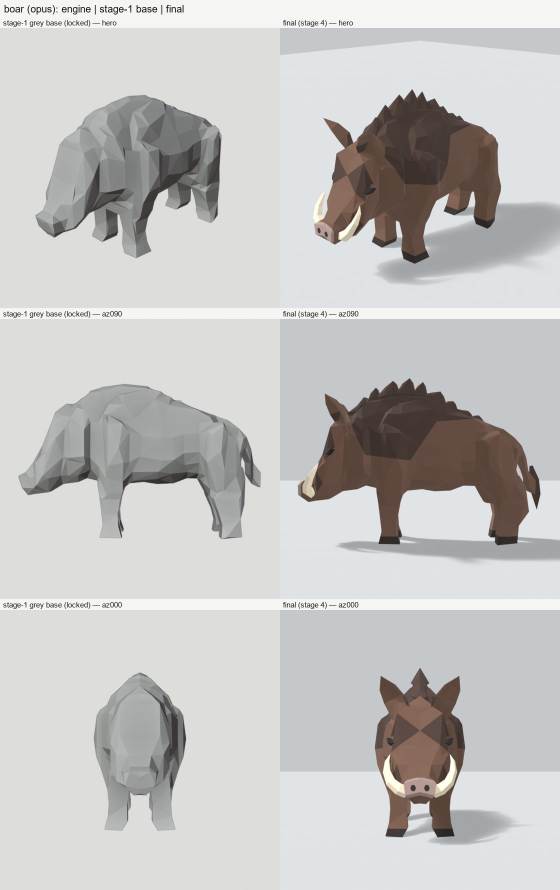
#> input picture creatures/experiments/boxmodel/abc/c1/boar/side_by_side.jpg, 1120 x 1780 px (shown at 1/2 size)
$ python mask.py ../../../../experiments/boxmodel/abc/c1/boar/side_by_side.jpg ../../../../experiments/boxmodel/abc/c1/boar/side_by_side.jpg
#> lines starting #> are read from the running program, lines starting #| are printed output that depends on the picture; after the words box and inside, x2 and y2 are one past the last pixel; in counts of white or black regions, pixels touching at a corner belong together
### creatures/harness/lab/gen3d/mask8.py
import numpy as np
from PIL import Image
from scipy import ndimage
def remove_bg8(img, erode=1):
#> called with erode = 1
    a = np.asarray(img.convert("RGB")).astype(np.int16)
    H, W = a.shape[:2]
#> H = 1780; W = 1120
    mn, mx = a.min(-1), a.max(-1); sat = mx - mn
    yy = np.arange(H)[:, None] * np.ones((1, W))
    # rough fg extent from strict bg to find the creature bottom zone
    rough = ~((mn >= 235))
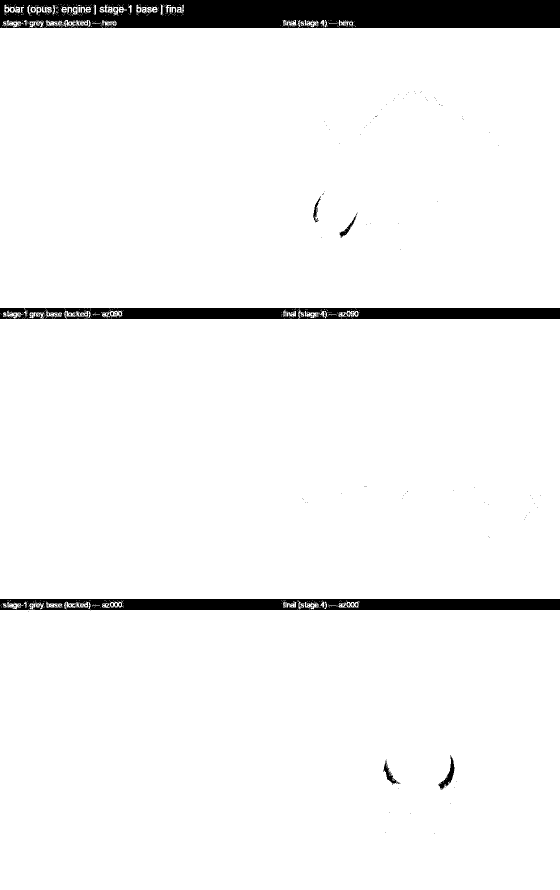
#> rough: shape (1780, 1120) bool (shown at 1/2 size); 94.8% white; 203 black regions (180 under 20 px), largest, box (x1, y1, x2, y2) and area: (0, 0, 1120, 56) 57619, (0, 1198, 1120, 1221) 22150, (0, 616, 1120, 638) 22136
    rows = np.where(rough.mean(1) > 0.01)[0]; top, bot = (rows[0], rows[-1]) if len(rows) else (0, H)
#> after `rows = np.where(rough.mean(1) > 0.01)[0]`: rows = 1754 values from 9 to 1779
#> after `top, bot = (rows[0], rows[-1]) if len(rows) else (0, H)`: top = 9; bot = 1779
    low_zone = yy > top + 0.55 * (bot - top)
#> low_zone: shape (1780, 1120) bool; 44.8% white; 1 white region, box (x1, y1, x2, y2) and area: (0, 983, 1120, 1780) 892640
    L = a.mean(-1).astype(np.float32)
    std = np.sqrt(np.maximum(ndimage.uniform_filter(L*L, 7) - ndimage.uniform_filter(L, 7)**2, 0))
    smooth = std < 6.0
#> smooth: shape (1780, 1120) bool; 87.9% white; 67 black regions (29 under 20 px), largest, box (x1, y1, x2, y2) and area: (0, 613, 1120, 1129) 49191, (0, 1195, 1120, 1693) 48973, (68, 187, 447, 519) 35263
    foot_zone = yy > top + 0.8 * (bot - top)
#> foot_zone: shape (1780, 1120) bool; 19.9% white; 1 white region, box (x1, y1, x2, y2) and area: (0, 1426, 1120, 1780) 396480
    bluegray = (a[..., 2] >= a[..., 0]) & (sat <= 40) & (mn >= 130)
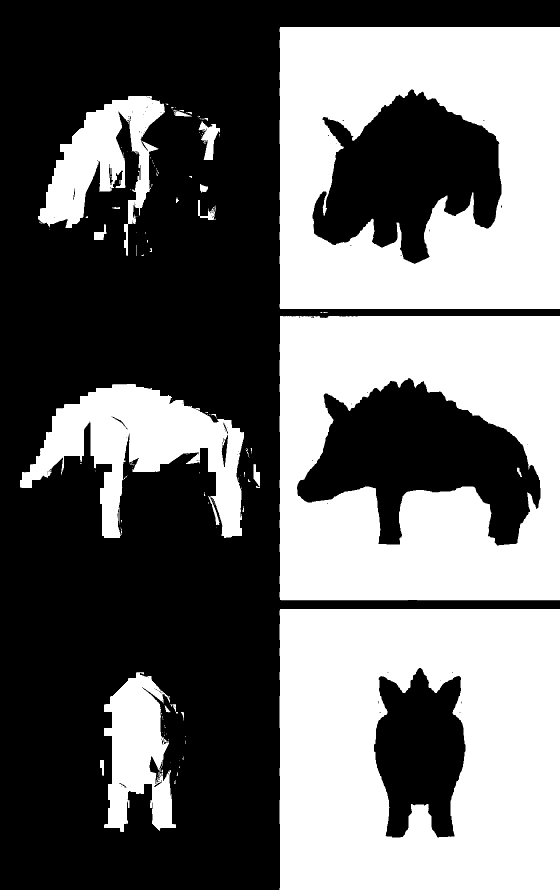
#> bluegray: shape (1780, 1120) bool (shown at 1/2 size); 43.2% white; 145 white regions (117 under 20 px), largest, box (x1, y1, x2, y2) and area: (559, 1218, 1120, 1780) 270676, (559, 54, 1120, 618) 235653, (559, 632, 1120, 1201) 231117
    cand = (foot_zone & bluegray) | (mn >= 236) | ((mn >= 195) & (sat <= 20) & smooth) | (low_zone & (mn >= 120) & (sat <= 26) & smooth)
#> cand: shape (1780, 1120) bool; 76.2% white; 665 black regions (584 under 20 px), largest, box (x1, y1, x2, y2) and area: (624, 175, 1120, 573) 117519, (0, 621, 1120, 1129) 104349, (33, 765, 525, 1082) 82726
    lab, _ = ndimage.label(cand)
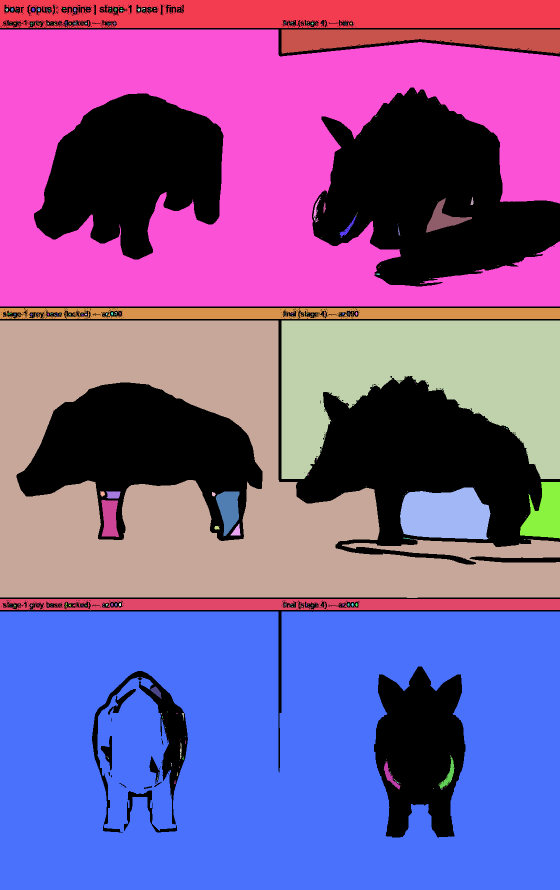
#> lab: shape (1780, 1120) int32 (shown at 1/2 size); 438 distinct labels, from 0 to 437; one colour per label, 0 black
    border = set(np.unique(np.concatenate([lab[0], lab[-1], lab[:, 0], lab[:, -1]]))) - {0}
#> border = 9 items
    bg = np.isin(lab, list(border))
#> bg: shape (1780, 1120) bool; 74.8% white; 636 black regions (555 under 20 px), largest, box (x1, y1, x2, y2) and area: (624, 175, 1120, 573) 120423, (0, 621, 1120, 1129) 119987, (33, 765, 525, 1082) 88288
    sz = ndimage.sum(np.ones_like(mn), lab, range(1, lab.max() + 1))
#> sz = 437 values, max 561738 at index 375, min 1 at index 1, mean 3474.6
    cy = ndimage.center_of_mass(np.ones_like(mn), lab, range(1, lab.max() + 1))
#> cy = 437 pairs, first value 10 to 1578.5, second value 9 to 1089.3
    big = [i + 1 for i in range(len(sz)) if sz[i] > 600 and cy[i][0] > top + 0.5 * (bot - top)]
#> big = [249, 281, 285, 290, 301, 312, 376]
    bg |= np.isin(lab, big) & (mn >= 200)   # enclosed bg windows (between legs) are bg too
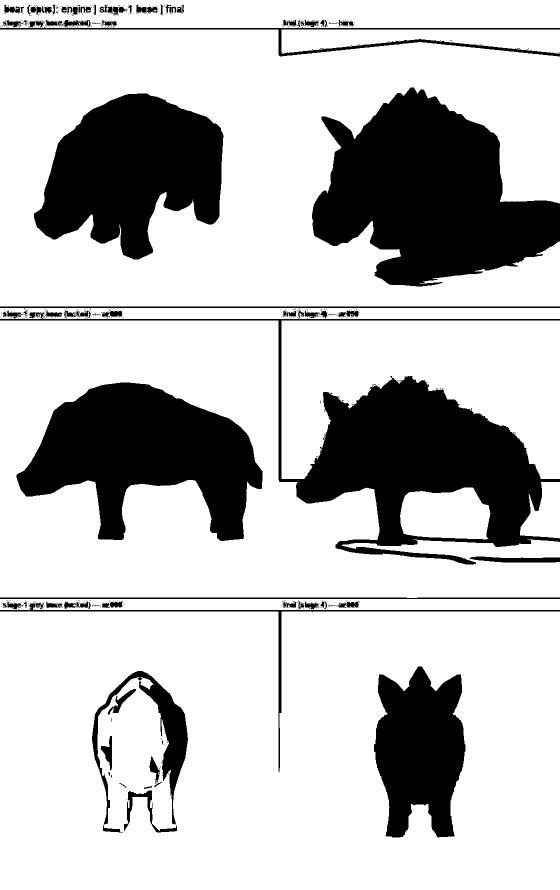
#> bg: shape (1780, 1120) bool (shown at 1/2 size); 75.6% white; 636 black regions (555 under 20 px), largest, box (x1, y1, x2, y2) and area: (624, 175, 1120, 573) 120423, (0, 621, 1120, 1129) 104484, (33, 765, 525, 1082) 88288
    fg = ndimage.binary_opening(~bg, structure=np.ones((3, 3)), iterations=3)
#> fg: shape (1780, 1120) bool; 22.6% white; 76 white regions, largest, box (x1, y1, x2, y2) and area: (624, 175, 1120, 573) 119990, (592, 753, 1084, 1129) 97354, (34, 765, 525, 1082) 88277
    lab2, n = ndimage.label(fg)
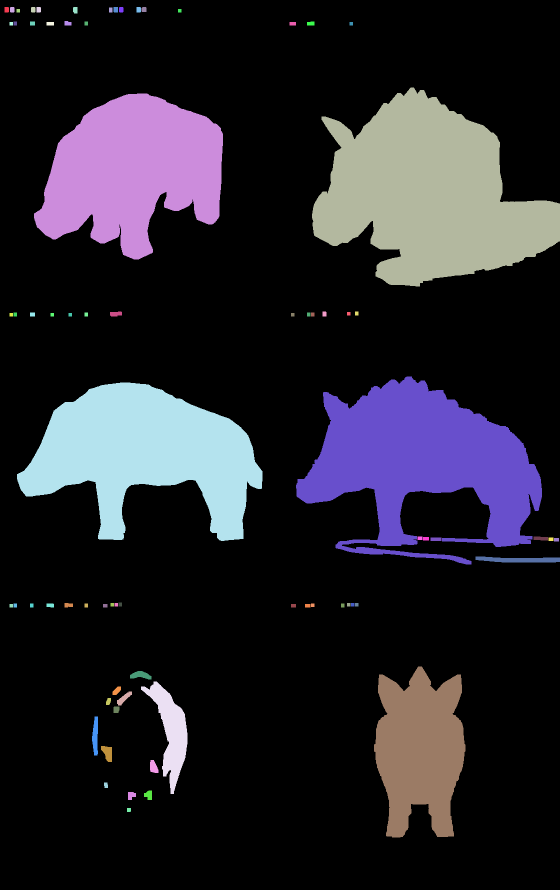
#> lab2: shape (1780, 1120) int32 (shown at 1/2 size); 77 distinct labels, from 0 to 76; one colour per label, 0 black
#> n = 76
    if n > 1:
        s = ndimage.sum(fg, lab2, range(1, n + 1)); big = s.max()
#> after `s = ndimage.sum(fg, lab2, range(1, n + 1))`: s = 76 values, max 119990 at index 21, min 49 at index 10, mean 5929.2
#> after `big = s.max()`: big = 119990
        keep = [i + 1 for i in range(n) if s[i] >= 0.02 * big]   # keep detached legs/tips, drop specks
#> keep = [22, 23, 37, 38, 63, 65]
        fg = np.isin(lab2, keep)
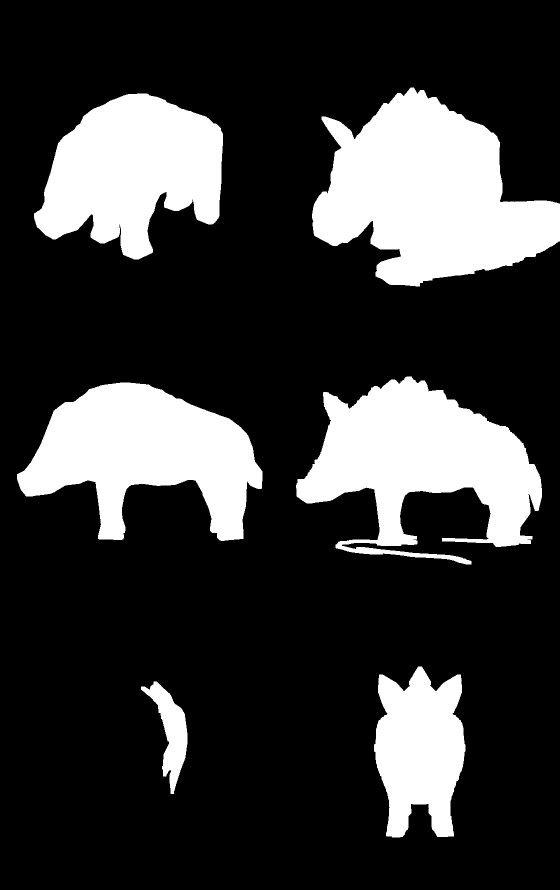
#> fg: shape (1780, 1120) bool (shown at 1/2 size); 22.1% white; 6 white regions, box (x1, y1, x2, y2) and area: (624, 175, 1120, 573) 119990, (592, 753, 1084, 1129) 97354, (34, 765, 525, 1082) 88277, (68, 187, 446, 519) 82352, (748, 1333, 931, 1675) 45291, (282, 1363, 375, 1588) 8103
    filled = ndimage.binary_fill_holes(fg); holes, nh = ndimage.label(filled & ~fg)
#> after `holes, nh = ndimage.label(filled & ~fg)`: holes: shape (1780, 1120) int32; every value is 0
#> after `holes, nh = ndimage.label(filled & ~fg)`: nh = 0
    for i in range(1, nh + 1):
        h = holes == i
        bright = (mn[h] >= 225).mean() > 0.6 or ((mn[h] >= 150) & (sat[h] <= 26)).mean() > 0.8
        if not (bright and h.sum() > 200): fg |= h   # small/dark holes = creature; big bright holes = bg gaps
    if erode: fg = ndimage.binary_erosion(fg, iterations=erode)
#> fg: shape (1780, 1120) bool; 21.7% white; 6 white regions, box (x1, y1, x2, y2) and area: (625, 176, 1119, 572) 118287, (593, 754, 1083, 1128) 94598, (35, 766, 524, 1081) 86737, (69, 188, 445, 518) 80994, (749, 1334, 930, 1674) 44181, (283, 1364, 374, 1587) 7564
    alpha = (ndimage.gaussian_filter(fg.astype(np.float32), 0.8) * 255).astype(np.uint8)
    return Image.fromarray(np.dstack([a.astype(np.uint8), alpha]), "RGBA")
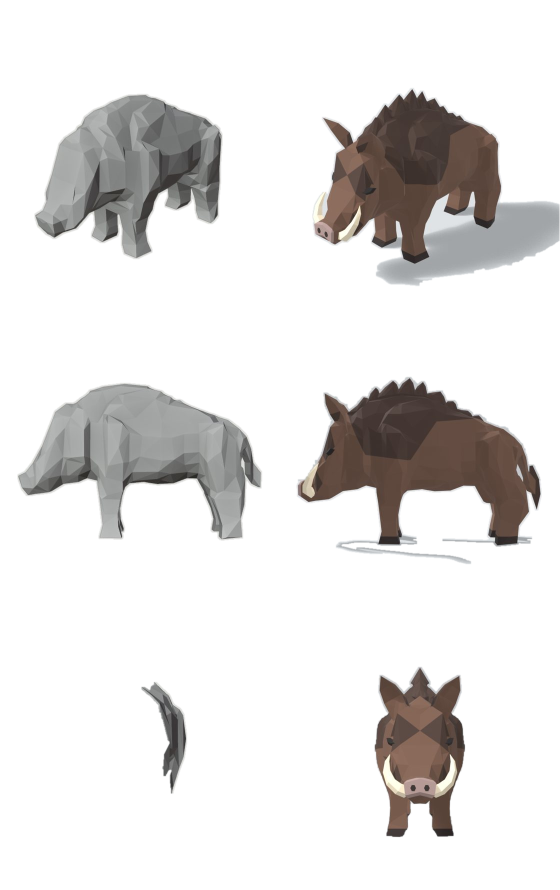
#> returned value: PIL image 1120x1780 RGBA (shown at 1/2 size); mean R, G, B, A 196.3, 196.1, 194.7, 55.3; transparent parts drawn white
# [14 lines that do not run on import are left out]

### creatures/harness/lab/lowvram/tests/mask.py
import sys; sys.path.insert(0, 'E:/gen3d'); from mask8 import remove_bg8; from PIL import Image
remove_bg8(Image.open(sys.argv[1])).save(sys.argv[2])
